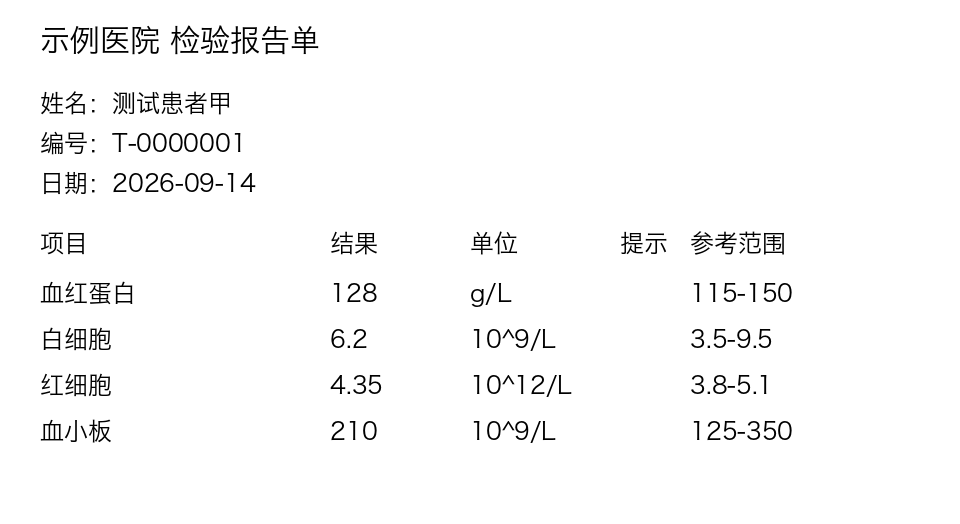
#> input picture tests/fixtures/fx-approx-only/images/p001.png, 960 x 524 px
$ python -i orient.py   (imports and definitions only)
#> lines starting #> are read from the running program, lines starting #| are printed output that depends on the picture; after the words box and inside, x2 and y2 are one past the last pixel; in counts of white or black regions, pixels touching at a corner belong together
"""Page orientation: right-angle rotation to upright (WI-04b; design 02 r2.2-A ``transform.rotate``, 04 U2).

``rotate`` is the counter-clockwise turn, in degrees, that makes the stored page upright (``0/90/180/270``,
the ``derived`` contract). A page photographed turned 90 degrees clockwise has ``rotate: 90``.

Detection (WI-33c, real-data pilot P7) has two sources, reported by ``detect_info`` as ``source``:

1. **``osd``** - tesseract orientation detection (``tesseract <png> stdout --psm 0``, ``osd.traineddata`` ships with
   tesseract, already a hard dependency). Its ``Rotate: N`` is the *clockwise* turn that corrects the page, so
   ``rotate = (-N) % 360``. It is used only when the answer carries ``Orientation confidence >= OSD_MIN_CONFIDENCE``.
   Measured on 33 real upright pages (phone screenshots of lab reports with sparse text, grey bars and table
   rules, plus PDF pages at 150 dpi) OSD said ``Rotate: 0`` for all 33 and restored 39 rotated copies exactly
   (confidence 1.06-13.6), while the ink heuristic below wrongly turned 15 of the 33.
2. **``heuristic``** - the original ink-mask detector, used only when OSD gives no answer (error, "Too few
   characters" on tiny or nearly empty images such as ``fx-lowres``, no ``Rotate`` line) or a confidence below the
   threshold. A page without ink is left as it is (``0``, source ``none``) and OSD is not run.

   The ink heuristic works on the mask only (pixels darker than mid-grey): (a) *axis* - the orientation (0 or 90)
   whose column profile has the larger normalised total variation relative to its row profile has horizontal
   lines; (b) *up or down* - the candidate (r or r + 180) where more line starts share one position (within
   3 px) than line ends is upright. It suits dense left-aligned text and is unreliable on sparse real pages.

The decision source and confidence are not stored in ``derived.jsonl`` (only ``transform.rotate`` is); they are
available from ``detect_info`` for logging. The synthetic fixture set is covered at all four rotations
(``tests/unit/test_orient.py``, ``tests/cli/test_orient_osd_wi33c.py``). Skewed photos (not a right angle) are out of scope.

``upright(data)`` keeps the original bytes when no rotation is needed (``der_sha256 == img_sha256``); otherwise
it re-encodes the turned page as PNG (``optimize=True``), deterministic for a given Pillow version.
"""

from __future__ import annotations

import io
import os
import re
import subprocess
import tempfile
from collections.abc import Callable

ROTATIONS = (0, 90, 180, 270)
INK_THRESHOLD = 128
EDGE_TOLERANCE_PX = 3
# Minimum tesseract "Orientation confidence" to trust OSD. Real pages measured 1.06-13.6 (all correct), rotated
# synthetic fixtures 2.0-3.8; tesseract's own "reliable" bar is 2, but low-confidence answers on the real set were
# still right, so the bar is set low (0.5) and only rejects near-guesses.
OSD_MIN_CONFIDENCE = 0.5
OSD_TIMEOUT_S = 60


# [17 lines left out: functions _transpose, _check, apply, not called in this run]


def _ink(image):
    return image.convert("L").point(lambda v: 255 if v < INK_THRESHOLD else 0)


# [35 lines left out: functions _profile, _variation, _axis_score, _bands, not called in this run]


def _modal_share(values: list[int]) -> float:
    return max(sum(1 for x in values if abs(x - c) <= EDGE_TOLERANCE_PX) for c in values) / len(values)


# [12 lines left out: function _left_aligned, not called in this run]


_ROTATE_RE = re.compile(r"^Rotate:\s*(\d+)\s*$", re.M)
_CONF_RE = re.compile(r"^Orientation confidence:\s*([0-9]+(?:\.[0-9]+)?)\s*$", re.M)


# [8 lines left out: function parse_osd, not called in this run]


def _tesseract_osd(png: str) -> str:
    res = subprocess.run(["tesseract", png, "stdout", "--psm", "0"], capture_output=True, text=True,
                         timeout=OSD_TIMEOUT_S, check=False)
    return res.stdout


def _osd(image, run_osd: Callable[[str], str]) -> tuple[int | None, float | None]:
    fd, name = tempfile.mkstemp(suffix=".png")
    try:
        with os.fdopen(fd, "wb") as fh:
            image.convert("L").save(fh, format="PNG")
        return parse_osd(run_osd(name))
    except Exception:  # noqa: BLE001 - any OSD failure (missing binary, timeout, odd output) means "no answer"
        return None, None
    finally:
        os.unlink(name)


# [4 lines left out: function _heuristic, not called in this run]


def detect_info(image, *, run_osd: Callable[[str], str] | None = None) -> dict:
    """``{"rotate", "source", "confidence"}``: counter-clockwise rotation that makes ``image`` upright.

    ``source`` is ``osd`` (tesseract answered with confidence >= ``OSD_MIN_CONFIDENCE``), ``heuristic`` (ink
    heuristic, OSD gave no usable answer) or ``none`` (page without ink, ``rotate`` 0). ``confidence`` is the OSD
    confidence when OSD answered at all, else ``None``. ``run_osd(png_path) -> stdout`` is the tesseract process.
    """
    mask = _ink(image)
    if mask.getbbox() is None:
        return {"rotate": 0, "source": "none", "confidence": None}
    rotate, conf = _osd(image, run_osd or _tesseract_osd)
    if rotate is not None and conf is not None and conf >= OSD_MIN_CONFIDENCE:
        return {"rotate": rotate, "source": "osd", "confidence": conf}
    return {"rotate": _heuristic(mask), "source": "heuristic", "confidence": conf}


def detect(image, *, run_osd: Callable[[str], str] | None = None) -> int:
    """Counter-clockwise rotation (0/90/180/270) that makes ``image`` upright (see ``detect_info``)."""
    return detect_info(image, run_osd=run_osd)["rotate"]


# [12 lines left out: function upright, not called in this run]

>>> from PIL import Image
>>> picture = Image.open('../../../tests/fixtures/fx-approx-only/images/p001.png')
#> picture is the input picture: PIL image 960x524 L; min 0, max 255, mean 248.7
>>> result = detect_info(picture)
#> in _ink, `return image.convert("L").point(lambda v: 255 if v < INK_THRESHOLD els..`:
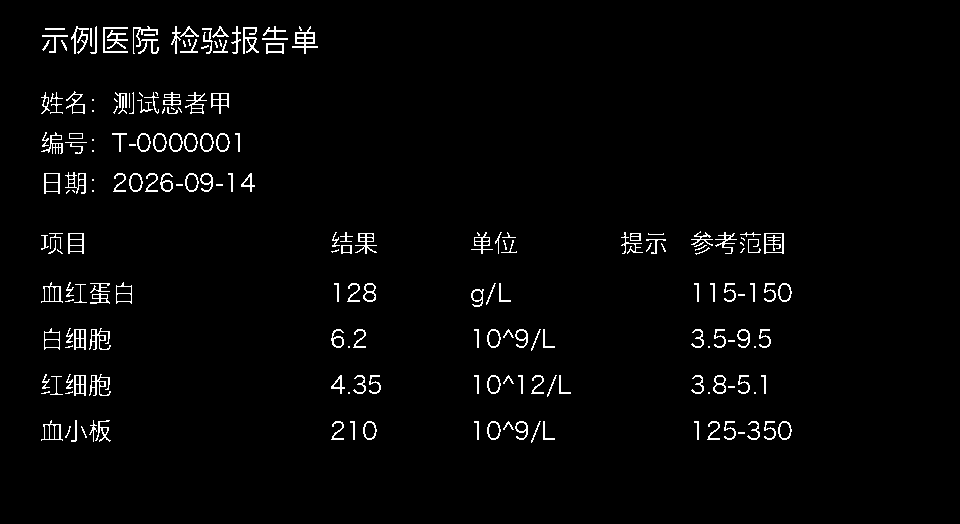
#> returned value: PIL image 960x524 L; 2.4% white in thin lines or dots, all inside (x1, y1, x2, y2) = (41, 26, 792, 443)
#> (the run stopped early here; a loop or call above may not have finished)
